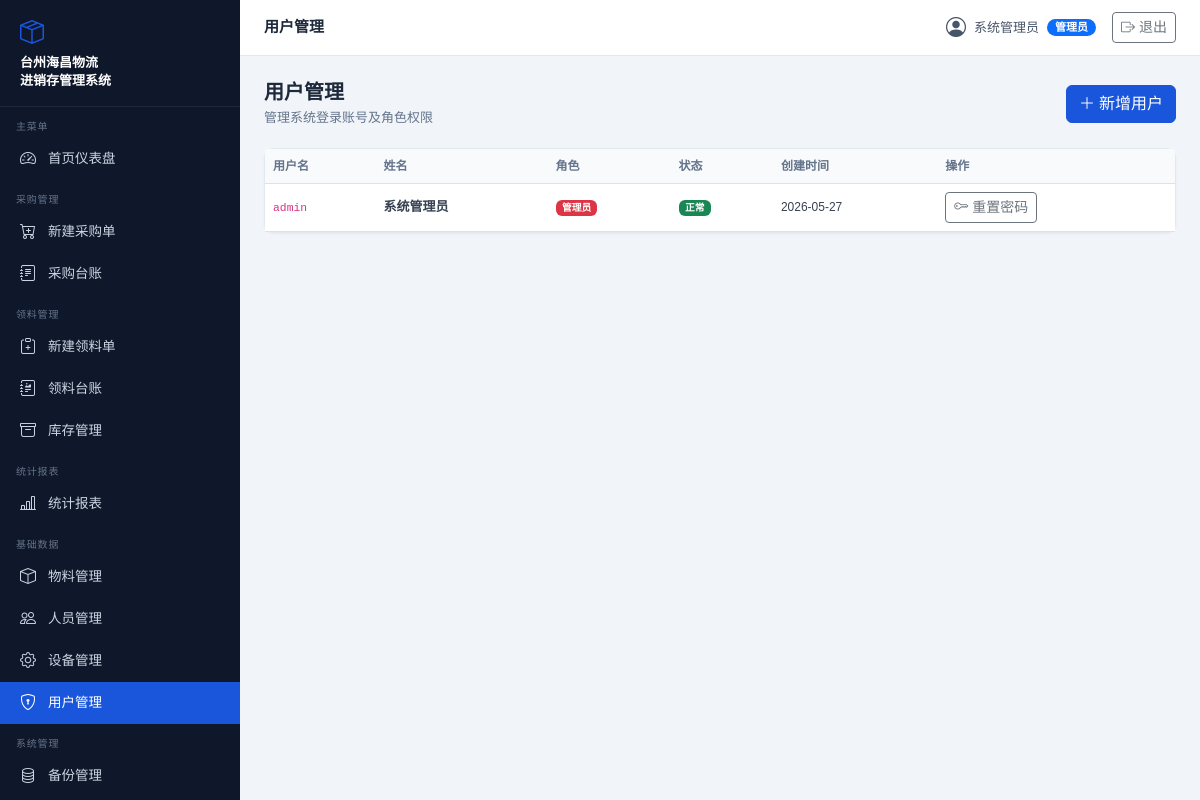
The app's page /users (signed in) with its own data.
### models.py (models this page shows)
class User(Base):
    __tablename__ = "users"
    id = Column(Integer, primary_key=True, index=True)
    username = Column(String, unique=True, index=True)
    hashed_password = Column(String)
    full_name = Column(String)
    role = Column(String)       # 管理员/采购员/仓管员/普通操作员
    is_active = Column(Boolean, default=True)
    created_at = Column(DateTime, default=datetime.now)

### routers/users.py (the view)
@router.get("", response_class=HTMLResponse)
def list_users(request: Request, db: Session = Depends(get_db)):
    user = admin_only(request, db)
    users = db.query(User).all()
    return templates.TemplateResponse("users.html", {"request": request, "users": users, "user": user})

### templates/users.html (shortened to what this page needs)
{% extends "base.html" %}
{% block page_title %}用户管理{% endblock %}
{% block content %}
<div class="page-header d-flex justify-content-between align-items-center">
  <div><h1>用户管理</h1><p>管理系统登录账号及角色权限</p></div>
  <button class="btn btn-primary" data-bs-toggle="modal" data-bs-target="#addModal">
    <i class="bi bi-plus-lg me-1"></i>新增用户
  </button>
</div>
<div class="card">
  <div class="card-body p-0">
    <table class="table table-hover mb-0">
      <thead>
        <tr><th>用户名</th><th>姓名</th><th>角色</th><th>状态</th><th>创建时间</th><th>操作</th></tr>
      </thead>
      <tbody>
        {% for u in users %}
        <tr>
          <td><code>{{ u.username }}</code></td>
          <td><strong>{{ u.full_name }}</strong></td>
          <td>
            {% if u.role == '管理员' %}
            <span class="badge bg-danger">{{ u.role }}</span>
            {% elif u.role == '采购员' %}
            <span class="badge bg-primary">{{ u.role }}</span>
            {% elif u.role == '仓管员' %}
            <span class="badge bg-info text-dark">{{ u.role }}</span>
            {% else %}
            <span class="badge bg-secondary">{{ u.role }}</span>
            {% endif %}
          </td>
          <td>
            {% if u.is_active %}
            <span class="badge bg-success">正常</span>
            {% else %}
            <span class="badge bg-secondary">停用</span>
            {% endif %}
          </td>
          <td style="font-size:12px;">{{ u.created_at.strftime('%Y-%m-%d') }}</td>
          <td>
            <button class="btn btn-sm btn-outline-secondary me-1"
              onclick="resetPwd({{ u.id }}, '{{ u.username }}')">
              <i class="bi bi-key"></i> 重置密码
            </button>
          </td>
        </tr>
        {% endfor %}
      </tbody>
    </table>
  </div>
</div>
{% endblock %}

### templates/base.html (shortened to what this page needs)
<!DOCTYPE html>
<html lang="zh-CN">
<head>
<link href="../static/cdn.jsdelivr.net/npm/bootstrap@5.3.0/dist/css/bootstrap.min.css" rel="stylesheet">
<link href="../static/cdn.jsdelivr.net/npm/bootstrap-icons@1.11.0/font/bootstrap-icons.css" rel="stylesheet">
</head>
<body>
<div id="sidebar">
  <div class="logo">
    <div class="logo-icon"><i class="bi bi-box-seam"></i></div>
    台州海昌物流<br>进销存管理系统
  </div>
  <div class="nav-section">主菜单</div>
  <a href="/" class="nav-item-link {% if request.url.path == '/' %}active{% endif %}">
    <i class="bi bi-speedometer2"></i> 首页仪表盘
  </a>
  {% if user %}
  <div class="nav-section">采购管理</div>
  {% if user.role in ['管理员', '采购员'] %}
  <a href="/purchase" class="nav-item-link {% if '/purchase' in request.url.path and 'ledger' not in request.url.path %}active{% endif %}">
    <i class="bi bi-cart-plus"></i> 新建采购单
  </a>
  {% endif %}
  <a href="/purchase/ledger" class="nav-item-link {% if 'purchase/ledger' in request.url.path %}active{% endif %}">
    <i class="bi bi-journal-text"></i> 采购台账
  </a>
  {% endif %}
  {% if user %}
  <div class="nav-section">领料管理</div>
  {% if user.role in ['管理员', '仓管员'] %}
  <a href="/requisition" class="nav-item-link {% if '/requisition' in request.url.path and 'ledger' not in request.url.path and 'api' not in request.url.path %}active{% endif %}">
    <i class="bi bi-clipboard-plus"></i> 新建领料单
  </a>
  {% endif %}
  <a href="/requisition/ledger" class="nav-item-link {% if 'requisition/ledger' in request.url.path %}active{% endif %}">
    <i class="bi bi-journal-richtext"></i> 领料台账
  </a>
  <a href="/warehouse" class="nav-item-link {% if '/warehouse' in request.url.path %}active{% endif %}">
    <i class="bi bi-archive"></i> 库存管理
  </a>
  {% endif %}
  {% if user %}
  <div class="nav-section">统计报表</div>
  <a href="/reports" class="nav-item-link {% if '/reports' in request.url.path %}active{% endif %}">
    <i class="bi bi-bar-chart-line"></i> 统计报表
  </a>
  {% endif %}
  {% if user and user.role == '管理员' %}
  <div class="nav-section">基础数据</div>
  <a href="/materials" class="nav-item-link {% if '/materials' in request.url.path %}active{% endif %}">
    <i class="bi bi-box"></i> 物料管理
  </a>
  <a href="/personnel" class="nav-item-link {% if '/personnel' in request.url.path %}active{% endif %}">
    <i class="bi bi-people"></i> 人员管理
  </a>
  <a href="/equipment" class="nav-item-link {% if '/equipment' in request.url.path %}active{% endif %}">
    <i class="bi bi-gear"></i> 设备管理
  </a>
  <a href="/users" class="nav-item-link {% if '/users' in request.url.path %}active{% endif %}">
    <i class="bi bi-shield-lock"></i> 用户管理
  </a>
  <div class="nav-section">系统管理</div>
  <a href="/backup" class="nav-item-link {% if '/backup' in request.url.path %}active{% endif %}">
    <i class="bi bi-database"></i> 备份管理
  </a>
  {% endif %}
</div>
<div id="main-content">
  <div id="topbar">
    <div class="topbar-title">{% block page_title %}台州海昌物流有限公司{% endblock %}</div>
    <div class="topbar-user">
      {% if user %}
      <i class="bi bi-person-circle fs-5"></i>
      <span>{{ user.full_name }}</span>
      <span class="badge bg-primary badge-role">{{ user.role }}</span>
      <a href="/logout" class="btn btn-sm btn-outline-secondary ms-2">
        <i class="bi bi-box-arrow-right"></i> 退出
      </a>
      {% endif %}
    </div>
  </div>
  <div class="content-area">
    {% block content %}{% endblock %}
  </div>
</div>
</body>
</html>

### templates/base.html (style rules this page uses)
:root { --sidebar-bg: #0f172a; --sidebar-text: #cbd5e1; --sidebar-hover: #1e293b; --sidebar-active: #1a56db; --sidebar-width: 240px; --header-height: 56px; --primary: #1a56db; }
body { background: #f1f5f9; font-family: 'Microsoft YaHei', sans-serif; }
#sidebar { position: fixed; left: 0; top: 0; bottom: 0; width: var(--sidebar-width); background: var(--sidebar-bg); z-index: 100; overflow-y: auto; }
#sidebar .logo { padding: 16px 20px; border-bottom: 1px solid #1e293b; color: #fff; font-size: 13px; font-weight: 600; line-height: 1.4; }
#sidebar .logo .logo-icon { font-size: 24px; color: var(--primary); margin-bottom: 4px; }
.nav-section { padding: 12px 16px 4px; font-size: 10px; color: #64748b; letter-spacing: .8px; text-transform: uppercase; }
.nav-item-link { display: flex; align-items: center; gap: 10px; padding: 9px 20px; color: var(--sidebar-text); text-decoration: none; font-size: 13.5px; transition: all .2s; }
.nav-item-link.active { background: var(--primary); color: #fff; }
.nav-item-link i { font-size: 16px; width: 18px; }
#main-content { margin-left: var(--sidebar-width); min-height: 100vh; }
#topbar { height: var(--header-height); background: #fff; border-bottom: 1px solid #e2e8f0; display: flex; align-items: center; justify-content: space-between; padding: 0 24px; position: sticky; top: 0; z-index: 99; }
.topbar-title { font-size: 15px; font-weight: 600; color: #1e293b; }
.topbar-user { display: flex; align-items: center; gap: 8px; font-size: 13px; color: #475569; }
.content-area { padding: 24px; }
.page-header { margin-bottom: 20px; }
.page-header h1 { font-size: 20px; font-weight: 600; color: #1e293b; margin: 0; }
.page-header p { font-size: 13px; color: #64748b; margin: 4px 0 0; }
.card { border: 1px solid #e2e8f0; border-radius: 10px; box-shadow: 0 1px 3px rgba(0,0,0,.05); }
.table th { font-size: 12px; color: #64748b; font-weight: 600; background: #f8fafc; white-space: nowrap; }
.table td { font-size: 13px; color: #374151; vertical-align: middle; }
.badge-role { font-size: 11px; padding: 3px 8px; border-radius: 20px; }
.btn-primary { background: var(--primary); border-color: var(--primary); }

### records on screen
User: full_name "系统管理员", role "管理员", username "admin", is_active "正常", created_at "2026-05-27"
